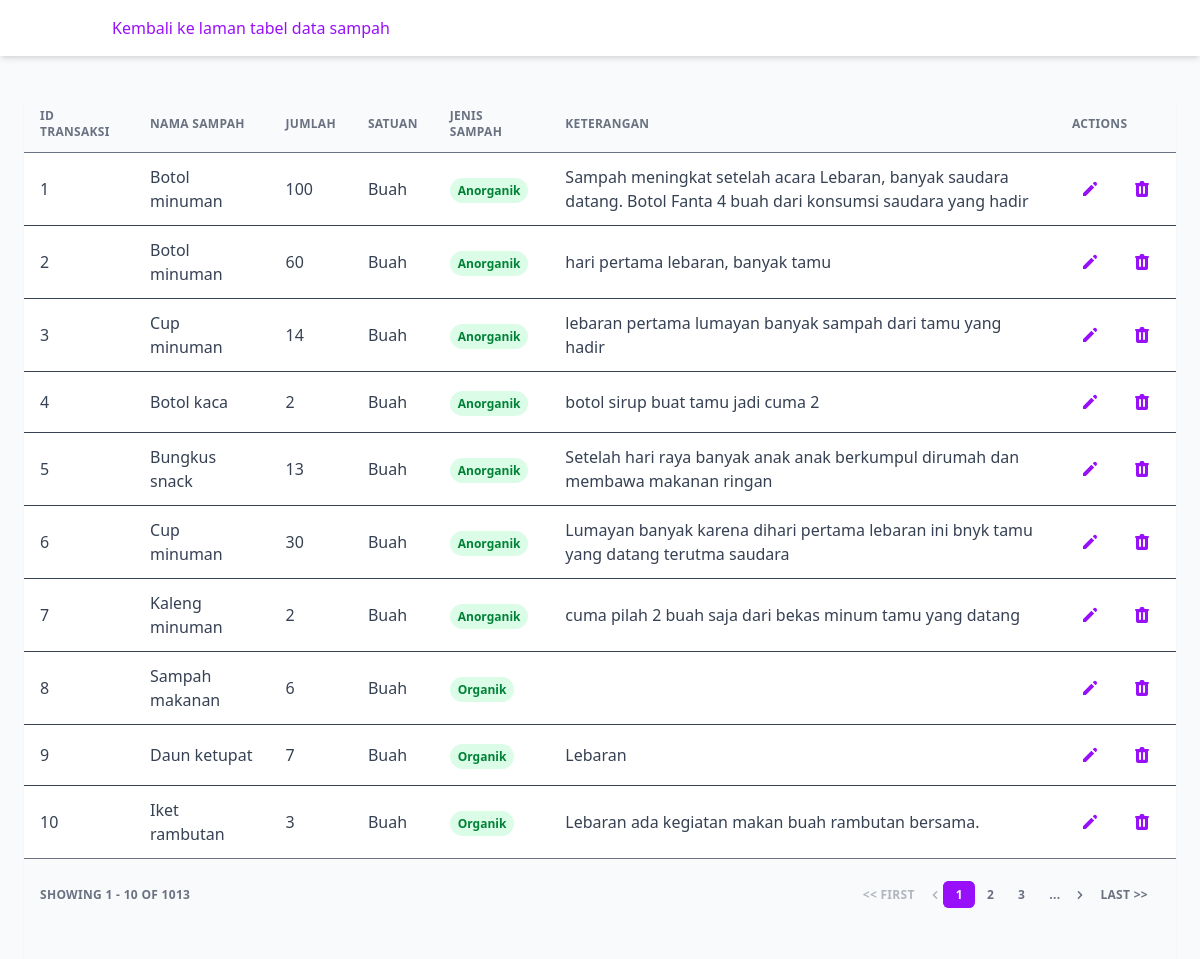
Screenshot of /src/admin-page/pages/tabel_result.php with the database file from the repository.
### tables this page shows
CREATE TABLE `transaksi_sampah` (
  `id_transaksi` int(11) NOT NULL,
  `timestamp` datetime DEFAULT NULL,
  `id_user` int(11) DEFAULT NULL
);

CREATE TABLE `jenis_sampah_multivalue` (
  `id_multivalue` int(11) NOT NULL,
  `id_jenis` int(11) NOT NULL,
  `id_satuan` int(11) DEFAULT NULL,
  `jumlah` float DEFAULT NULL,
  `keterangan` varchar(255) DEFAULT NULL,
  `nama_subjenis` varchar(255) NOT NULL
);

CREATE TABLE `satuan` (
  `id_satuan` int(11) NOT NULL,
  `nama_satuan` varchar(255) DEFAULT NULL
);

CREATE TABLE `jenis_sampah` (
  `id_jenis` int(11) NOT NULL,
  `jenis_sampah` varchar(255) DEFAULT NULL
);

### src/function.php (called while the page is built, shortened)
<?php
include('config.php');
function getPaginatedDataByKelas($kelas = null, $page = 1, $perPage = 10)
{
  global $conn;
  $offset = ($page - 1) * $perPage;
  $query = "SELECT
                jsmv.id_multivalue,
                ts.id_transaksi,
                ts.id_transaksi AS id,
                jsmv.nama_subjenis AS nama_sampah,
                jsmv.jumlah AS jumlah,
                s.nama_satuan AS satuan,
                js.jenis_sampah AS jenis_sampah,
                jsmv.keterangan AS keterangan
              FROM transaksi_sampah ts
              JOIN transaksi_sampah_jenis tsj ON ts.id_transaksi = tsj.id_transaksi
              JOIN jenis_sampah_multivalue jsmv ON tsj.id_multivalue = jsmv.id_multivalue
              LEFT JOIN satuan s ON jsmv.id_satuan = s.id_satuan
              LEFT JOIN jenis_sampah js ON jsmv.id_jenis = js.id_jenis
              JOIN user_input u ON ts.id_user = u.id_user
              JOIN kelas k ON u.id_kelas = k.id_kelas";
  $query .= " ORDER BY ts.id_transaksi ASC LIMIT $offset, $perPage";
  $result = mysqli_query($conn, $query);
  $data = [];
  while ($row = mysqli_fetch_assoc($result)) {
    $data[] = $row;
  }
  $countQuery = "SELECT COUNT(DISTINCT ts.id_transaksi) AS total
                   FROM transaksi_sampah ts
                   JOIN user_input u ON ts.id_user = u.id_user
                   JOIN kelas k ON u.id_kelas = k.id_kelas";
  $countResult = mysqli_query($conn, $countQuery);
  $totalData = mysqli_fetch_assoc($countResult)['total'];
  $totalPages = ceil($totalData / $perPage);
  return [
    'data' => $data,
    'totalPages' => $totalPages,
    'currentPage' => $page,
    'totalData' => $totalData
  ];
}

### src/admin-page/pages/tabel_result.php (the view, shortened to what this page needs)
<?php
require_once '../../function.php';
if (isset($_GET['id_user'])) {
    $id_user = (int)$_GET['id_user'];
    $page = isset($_GET['page']) ? (int)$_GET['page'] : 1;
    $per_page = 10;
    $result = getPaginatedDataByUser($id_user, $page, $per_page);
    $dataSampah = $result['data'];
    $totalPages = $result['totalPages'];
    $current_page = $result['currentPage'];
    $totalData = $result['totalData'];
    $userQuery = mysqli_query($conn, "SELECT nama_user FROM user_input WHERE id_user = $id_user");
    $userName = mysqli_fetch_assoc($userQuery)['nama_user'] ?? 'Unknown User';
} else {
    $kelas = isset($_GET['data_kelas']) ? $_GET['data_kelas'] : 'seluruh';
    $page = isset($_GET['page']) ? (int)$_GET['page'] : 1;
    $per_page = 10;
    $result = getPaginatedDataByKelas($kelas, $page, $per_page);
    $dataSampah = $result['data'];
    $totalPages = $result['totalPages'];
    $current_page = $result['currentPage'];
    $totalData = $result['totalData'];
}
?>
<!DOCTYPE html>
<html :class="{ 'theme-dark': dark }" x-data="data()" lang="en">
  <head>
    <link rel="stylesheet" href="../../output.css">
    <link
      rel="stylesheet"
      href="https://cdnjs.cloudflare.com/ajax/libs/Chart.js/2.9.3/Chart.min.css"
    />
  </head>
  <body>
    <div
      class="flex h-screen bg-gray-50 dark:bg-gray-900"
      :class="{ 'overflow-hidden': isSideMenuOpen}"
    >
    <div class="flex flex-col flex-1">
    <header class="z-10 py-4 bg-white shadow-md dark:bg-gray-800">
      <div
        class="container flex items-center justify-between h-full px-6 mx-auto text-purple-600 dark:text-purple-300 "
      >
        <div class="flex justify-start flex-1 lg:mr-3">
          <a href="../pages/tabel_data_sampah.php" class="transition duration-300 hover:text-white">
            Kembali ke laman tabel data sampah
          </a>
        </div>
      </div>
    </header>
    <main class="h-full pb-16 overflow-y-auto">
      <div class="w-full max-w-6xl mx-auto mt-10 overflow-hidden rounded-lg shadow-xs">
        <div class="w-full overflow-x-auto">
          <table class="w-full whitespace-no-wrap rounded-t-xl">
            <thead>
              <tr class="text-xs font-semibold tracking-wide text-left text-gray-500 uppercase border-b dark:border-gray-700 bg-gray-50 dark:text-gray-400 dark:bg-gray-800">
                <th class="px-4 py-3">ID Transaksi</th>
                <th class="px-4 py-3">Nama Sampah</th>
                <th class="px-4 py-3">Jumlah</th>
                <th class="px-4 py-3">Satuan</th>
                <th class="px-4 py-3">Jenis Sampah</th>
                <th class="px-4 py-3">Keterangan</th>
                <th class="px-4 py-3">Actions</th>
              </tr>
            </thead>
            <tbody class="bg-white divide-y dark:divide-gray-700 dark:bg-gray-800">
              <?php foreach ($dataSampah as $row): ?>
                <?php
                  $id_multivalue = isset($row['id_multivalue']) ? $row['id_multivalue'] : '';
                  $id_transaksi = isset($row['id_transaksi']) ? $row['id_transaksi'] : '';
                ?>
                <tr class="text-gray-700 dark:text-gray-400">
                  <td class="px-4 py-3"><?= htmlspecialchars($id_multivalue) ?></td>
                  <td class="px-4 py-3"><?= htmlspecialchars($row['nama_sampah']) ?></td>
                  <td class="px-4 py-3"><?= htmlspecialchars($row['jumlah']) ?></td>
                  <td class="px-4 py-3"><?= htmlspecialchars($row['satuan']) ?></td>
                  <td class="px-4 py-3">
                    <span class="px-2 py-1 text-xs font-semibold text-green-700 bg-green-100 rounded-full">
                      <?= htmlspecialchars($row['jenis_sampah']) ?>
                    </span>
                  </td>
                  <td class="px-4 py-3"><?= htmlspecialchars($row['keterangan']) ?></td>
                  <td class="px-4 py-3">
                    <div class="flex items-center space-x-4 text-sm">
                      <a
                        class="flex items-center justify-between px-2 py-2 text-sm font-medium leading-5 text-purple-600 transition duration-200 rounded-lg dark:text-gray-400 hover:text-gray-100 focus:outline-none focus:shadow-outline-gray hover:bg-purple-700"
                        aria-label="Edit"
                        href="./edit.php?id_multivalue=<?= urlencode($id_multivalue) ?>
                          &id_transaksi=<?= urlencode($id_transaksi) ?>
                          &kelas=<?= urlencode($_GET['kelas'] ?? '') ?>
                          &id_user=<?= urlencode($_GET['id_user'] ?? '') ?>
                          &data_kelas=<?= urlencode($_GET['data_kelas'] ?? '') ?>
                          &page=<?= urlencode($_GET['page'] ?? '') ?>"
                      >
                        <svg
                          class="w-5 h-5"
                          aria-hidden="true"
                          fill="currentColor"
                          viewBox="0 0 20 20"
                        >
                          <path
                            d="M13.586 3.586a2 2 0 112.828 2.828l-.793.793-2.828-2.828.793-.793zM11.379 5.793L3 14.172V17h2.828l8.38-8.379-2.83-2.828z"
                          ></path>
                        </svg>
                      </a>
                      <a
                        onclick="return confirm('Yakin ingin menghapus data ini?')"
                        class="flex items-center justify-between px-2 py-2 text-sm font-medium leading-5 text-purple-600 transition duration-200 rounded-lg dark:text-gray-400 hover:text-gray-100 focus:outline-none focus:shadow-outline-gray hover:bg-purple-700"
                        aria-label="Delete"
                        href="./delete.php?id_multivalue=<?= urlencode($id_multivalue) ?>&id_transaksi=<?= urlencode($id_transaksi) ?>"
                      >
                      </a>
                    </div>
                  </td>
                </tr>
              <?php endforeach; ?>
            </tbody>
          </table>
        </div>
          <div class="grid w-full max-w-6xl px-4 py-3 mb-10 text-xs font-semibold tracking-wide text-gray-500 uppercase border-t rounded-b-xl dark:border-gray-700 bg-gray-50 sm:grid-cols-9 dark:text-gray-400 dark:bg-gray-800">
            <span class="flex items-center col-span-3">
              Showing <?= ($current_page - 1) * $per_page + 1 ?> -
              <?= min($current_page * $per_page, $totalData) ?> of <?= $totalData ?>
            </span>
            <span class="col-span-2"></span>
            <span class="flex col-span-4 mt-2 sm:mt-auto sm:justify-end">
              <nav aria-label="Table navigation">
                <ul class="inline-flex items-center">
                  <li>
                    <?php if ($current_page > 1): ?>
                      <a href="?<?= isset($id_user) ? "id_user=$id_user" : "data_kelas=$kelas" ?>&page=1"
                        class="px-3 py-1 rounded-md focus:outline-none focus:shadow-outline-purple"
                        aria-label="First">
                        << First
                      </a>
                    <?php else: ?>
                      <span class="px-3 py-1 rounded-md opacity-50 cursor-not-allowed"><< First</span>
                    <?php endif; ?>
                  </li>
                  <li>
                    <?php if ($current_page > 1): ?>
                      <a href="?<?= isset($id_user) ? "id_user=$id_user" : "data_kelas=$kelas" ?>&page=<?= $current_page - 1 ?>"
                        class="px-3 py-1 rounded-md rounded-l-lg focus:outline-none focus:shadow-outline-purple"
                        aria-label="Previous">
                        <svg aria-hidden="true" class="w-4 h-4 fill-current" viewBox="0 0 20 20">
                          <path d="M12.707 5.293a1 1 0 010 1.414L9.414 10l3.293 3.293a1 1 0 01-1.414 1.414l-4-4a1 1 0 010-1.414l4-4a1 1 0 011.414 0z" clip-rule="evenodd" fill-rule="evenodd"></path>
                        </svg>
                      </a>
                    <?php else: ?>
                      <span class="px-3 py-1 rounded-md rounded-l-lg opacity-50 cursor-not-allowed">
                        <svg aria-hidden="true" class="w-4 h-4 fill-current" viewBox="0 0 20 20">
                          <path d="M12.707 5.293a1 1 0 010 1.414L9.414 10l3.293 3.293a1 1 0 01-1.414 1.414l-4-4a1 1 0 010-1.414l4-4a1 1 0 011.414 0z" clip-rule="evenodd" fill-rule="evenodd"></path>
                        </svg>
                      </span>
                    <?php endif; ?>
                  </li>
                  <?php
                  $start_page = max(1, $current_page - 2);
                  $end_page = min($totalPages, $current_page + 2);
                  for ($i = $start_page; $i <= $end_page; $i++): ?>
                    <li>
                      <a href="?<?= isset($id_user) ? "id_user=$id_user" : "data_kelas=$kelas" ?>&page=<?= $i ?>"
                        class="<?= $i === $current_page ? 'text-white bg-purple-600 border border-r-0 border-purple-600' : '' ?> px-3 py-1 rounded-md focus:outline-none focus:shadow-outline-purple">
                        <?= $i ?>
                      </a>
                    </li>
                  <?php endfor;
                  if ($end_page < $totalPages) {
                      echo '<li><span class="px-3 py-1">...</span></li>';
                  }
                  ?>
                  <li>
                    <?php if ($current_page < $totalPages): ?>
                      <a href="?<?= isset($id_user) ? "id_user=$id_user" : "data_kelas=$kelas" ?>&page=<?= $current_page + 1 ?>"
                        class="px-3 py-1 rounded-md rounded-r-lg focus:outline-none focus:shadow-outline-purple"
                        aria-label="Next">
                        <svg class="w-4 h-4 fill-current" aria-hidden="true" viewBox="0 0 20 20">
                          <path d="M7.293 14.707a1 1 0 010-1.414L10.586 10 7.293 6.707a1 1 0 011.414-1.414l4 4a1 1 0 010 1.414l-4 4a1 1 0 01-1.414 0z" clip-rule="evenodd" fill-rule="evenodd"></path>
                        </svg>
                      </a>
                    <?php endif; ?>
                  </li>
                  <li>
                    <?php if ($current_page < $totalPages): ?>
                      <a href="?<?= isset($id_user) ? "id_user=$id_user" : "data_kelas=$kelas" ?>&page=<?= $totalPages ?>"
                        class="px-3 py-1 rounded-md focus:outline-none focus:shadow-outline-purple"
                        aria-label="Last">
                        Last >>
                      </a>
                    <?php else: ?>
                      <span class="px-3 py-1 rounded-md opacity-50 cursor-not-allowed">Last >></span>
                    <?php endif; ?>
                  </li>
                </ul>
              </nav>
            </span>
          </div>
        </div>
      </div>
    </div>
  </body>
</html>

### rows the page displays
transaksi_sampah: jenis_sampah_multivalue.id_multivalue "1", jenis_sampah_multivalue.nama_subjenis "Botol minuman", jenis_sampah_multivalue.jumlah "100", satuan.nama_satuan "Buah", jenis_sampah.jenis_sampah "Anorganik", jenis_sampah_multivalue.keterangan "Sampah meningkat setelah acara Lebaran, banyak saudara datang. Botol Fanta 4 buah dari konsumsi saudara yang hadir"
transaksi_sampah: jenis_sampah_multivalue.id_multivalue "2", jenis_sampah_multivalue.nama_subjenis "Botol minuman", jenis_sampah_multivalue.jumlah "60", satuan.nama_satuan "Buah", jenis_sampah.jenis_sampah "Anorganik", jenis_sampah_multivalue.keterangan "hari pertama lebaran, banyak tamu"
transaksi_sampah: jenis_sampah_multivalue.id_multivalue "3", jenis_sampah_multivalue.nama_subjenis "Cup minuman", jenis_sampah_multivalue.jumlah "14", satuan.nama_satuan "Buah", jenis_sampah.jenis_sampah "Anorganik", jenis_sampah_multivalue.keterangan "lebaran pertama lumayan banyak sampah dari tamu yang hadir"
transaksi_sampah: jenis_sampah_multivalue.id_multivalue "4", jenis_sampah_multivalue.nama_subjenis "Botol kaca", jenis_sampah_multivalue.jumlah "2", satuan.nama_satuan "Buah", jenis_sampah.jenis_sampah "Anorganik", jenis_sampah_multivalue.keterangan "botol sirup buat tamu jadi cuma 2"
transaksi_sampah: jenis_sampah_multivalue.id_multivalue "5", jenis_sampah_multivalue.nama_subjenis "Bungkus snack", jenis_sampah_multivalue.jumlah "13", satuan.nama_satuan "Buah", jenis_sampah.jenis_sampah "Anorganik", jenis_sampah_multivalue.keterangan "Setelah hari raya banyak anak anak berkumpul dirumah dan membawa makanan ringan"
transaksi_sampah: jenis_sampah_multivalue.id_multivalue "6", jenis_sampah_multivalue.nama_subjenis "Cup minuman", jenis_sampah_multivalue.jumlah "30", satuan.nama_satuan "Buah", jenis_sampah.jenis_sampah "Anorganik", jenis_sampah_multivalue.keterangan "Lumayan banyak karena dihari pertama lebaran ini bnyk tamu yang datang terutma saudara"
transaksi_sampah: jenis_sampah_multivalue.id_multivalue "7", jenis_sampah_multivalue.nama_subjenis "Kaleng minuman", jenis_sampah_multivalue.jumlah "2", satuan.nama_satuan "Buah", jenis_sampah.jenis_sampah "Anorganik", jenis_sampah_multivalue.keterangan "cuma pilah 2 buah saja dari bekas minum tamu yang datang"
transaksi_sampah: jenis_sampah_multivalue.id_multivalue "8", jenis_sampah_multivalue.nama_subjenis "Sampah makanan", jenis_sampah_multivalue.jumlah "6", satuan.nama_satuan "Buah", jenis_sampah.jenis_sampah "Organik"
transaksi_sampah: jenis_sampah_multivalue.id_multivalue "9", jenis_sampah_multivalue.nama_subjenis "Daun ketupat", jenis_sampah_multivalue.jumlah "7", satuan.nama_satuan "Buah", jenis_sampah.jenis_sampah "Organik", jenis_sampah_multivalue.keterangan "Lebaran"
transaksi_sampah: jenis_sampah_multivalue.id_multivalue "10", jenis_sampah_multivalue.nama_subjenis "Iket rambutan", jenis_sampah_multivalue.jumlah "3", satuan.nama_satuan "Buah", jenis_sampah.jenis_sampah "Organik", jenis_sampah_multivalue.keterangan "Lebaran ada kegiatan makan buah rambutan bersama."

### other values shown
min($current_page * $per_page, $totalData) "10"
$totalData "1013"
